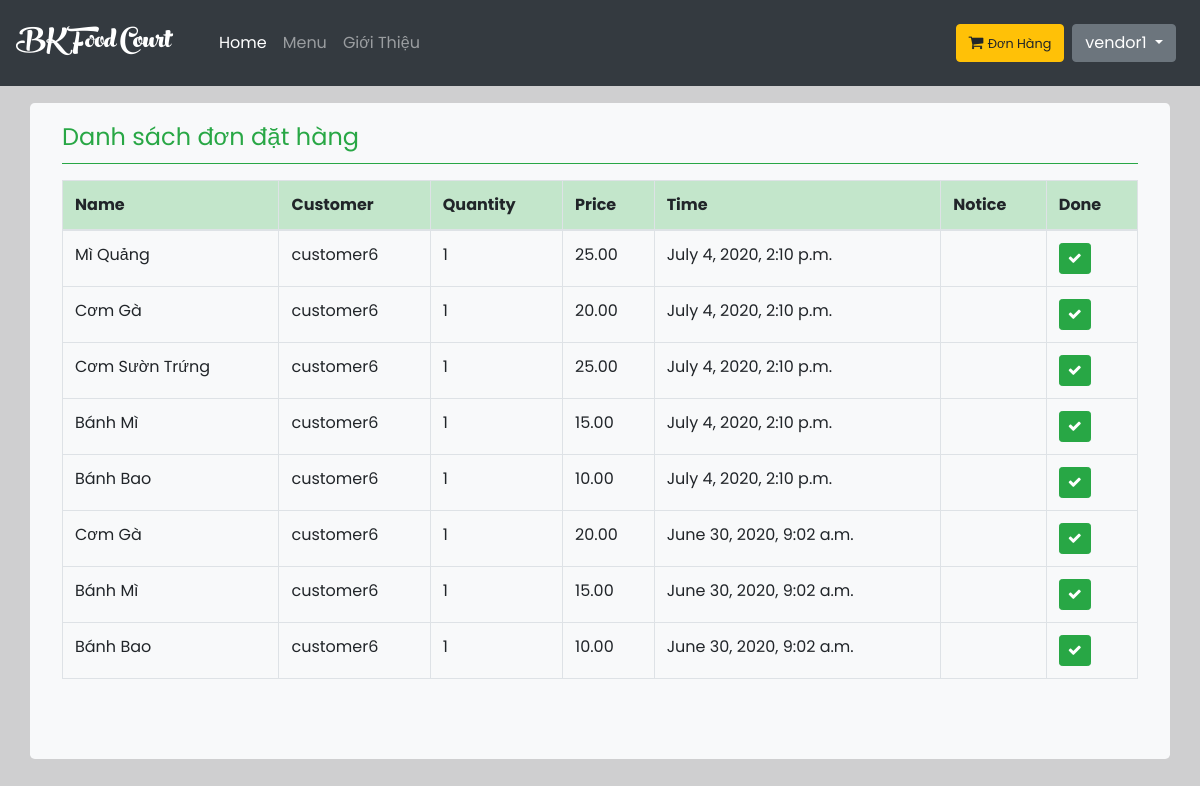
Before: /donhang/ (signed in) with the older database file.
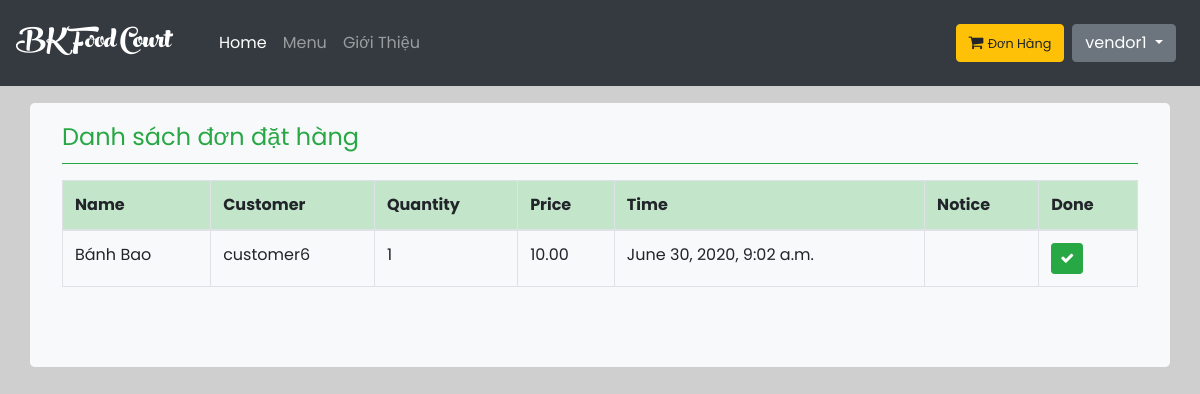
After: the same page with the newer database file.
### home/models.py (models this page shows, shortened)
class PayDone(models.Model):
    customer = models.ForeignKey(User, null=True, on_delete=models.CASCADE, limit_choices_to={
        'is_staff': False
    }, related_name='customer')
    vendor = models.ForeignKey(User, null=True, on_delete=models.CASCADE, limit_choices_to={
        'is_staff': True
    }, related_name='vendor')
    food = models.CharField(max_length=200)
    quantity = models.IntegerField(default=1)
    price = models.DecimalField(max_digits=10, decimal_places=2)
    date_pay = models.DateTimeField(default=timezone.now())
    notice = models.TextField(blank=True,default='')
    class Meta:
        ordering = ('-date_pay',)

### menu/views.py (the view, shortened to what this page needs)
# urls.py: path('donhang/', views.don_hang_view, name='donhang'),
def don_hang_view(request):
    order = PayDone.objects.filter(vendor_id=request.user.id)
    context = {
        'orders': order
    }
    return render(request, 'menu/donhang.html', context)

### Food/processor.py (called while the page is built)
def context(request):
    return {
        'list': foods.objects.all(),
    }

### templates/menu/donhang.html (shortened to what this page needs)
{% extends 'home/base.html' %}
{% block container %}
    <div class="container jumbotron mt-3 pt-3 bg-light">
        <fieldset class="border-bottom border-success mb-3">
            <legend class="text-success">Danh sách đơn đặt hàng</legend>
        </fieldset>
        <table class="table table-{1:striped|sm|bordered|hover|inverse} table-inverse table-bordered">
            <thead class="thead-inverse|thead-default table-bordered table-success">
            <tr>
                <th>Name</th>
                <th>Customer</th>
                <th>Quantity</th>
                <th>Price</th>
                <th>Time</th>
                <th>Notice</th>
                <th>Done</th>
            </tr>
            </thead>
            <tbody>
            {% for order in orders %}
                <tr>
                    <td scope="row">{{ order.food }}</td>
                    <td>{{ order.customer }}</td>
                    <td>{{ order.quantity }}</td>
                    <td>{{ order.price }}</td>
                    <td>{{ order.date_pay }}</td>
                    <td>
                    </td>
                    <td>
                        <form method="post">
                            <button class="btn btn-success btn-sm"><i class="fa fa-check"></i></button>
                        </form>
                    </td>
                </tr>
            {% endfor %}
            </tbody>
        </table>
    </div>
{% endblock %}

Changed rows visible on the page:
removed PayDone: food "Mì Quảng", customer "customer6", quantity "1", price "25.00", date_pay "July 4, 2020, 2:10 p.m."
removed PayDone: food "Cơm Gà", customer "customer6", quantity "1", price "20.00", date_pay "July 4, 2020, 2:10 p.m."
removed PayDone: food "Cơm Sườn Trứng", customer "customer6", quantity "1", price "25.00", date_pay "July 4, 2020, 2:10 p.m."
removed PayDone: food "Bánh Mì", customer "customer6", quantity "1", price "15.00", date_pay "July 4, 2020, 2:10 p.m."
removed PayDone: food "Bánh Bao", customer "customer6", quantity "1", price "10.00", date_pay "July 4, 2020, 2:10 p.m."
removed PayDone: food "Cơm Gà", customer "customer6", quantity "1", price "20.00", date_pay "June 30, 2020, 9:02 a.m."
removed PayDone: food "Bánh Mì", customer "customer6", quantity "1", price "15.00", date_pay "June 30, 2020, 9:02 a.m."
